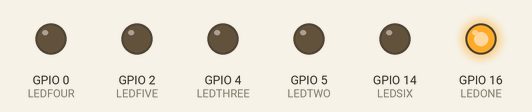
Recording of a program running on a simulated ESP8266 (NodeMCU). On the bench: output pins drawn as LEDs (lit = HIGH). WiFi joins after 1.5 s; servers stay silent unless stated; what the program prints to the serial monitor is not drawn.

Above: at 2.6 s.
At 3.6 s:
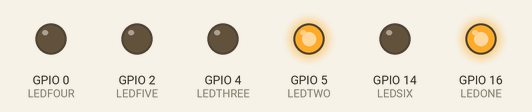
At 4.6 s:
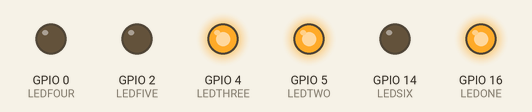
At 5.6 s:
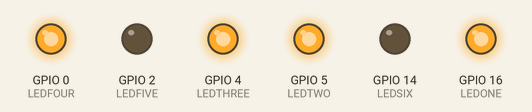
At 7.6 s:
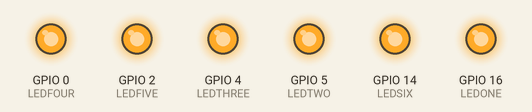
At 12.6 s:
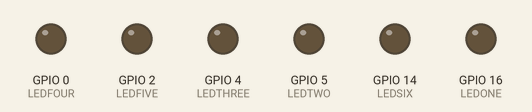
Timing chart, 0 to 14.1 s (numbered marks = the images above):
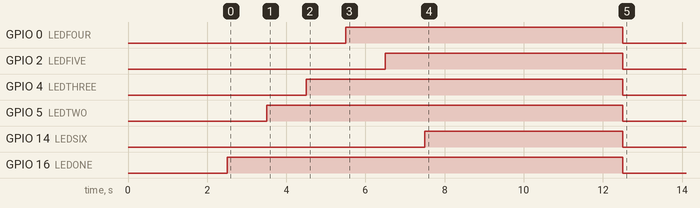

The program:

main.cpp
```cpp
#include <Arduino.h>
#include <ESP8266WiFi.h>
#include <ESP8266HTTPClient.h>
#include <ESP8266WebServer.h>
#include <WiFiUdp.h>
#include <WiFiClient.h>

const char *ssid = "Cityflicker";
const char *password = "Lmsobr22";

const String serverName = "https://d4v3y0rk.com/moon";
const String upServer = "https://d4v3y0rk.com/moon/up";

const int LEDONE = 16;
const int LEDTWO = 5;
const int LEDTHREE = 4;
const int LEDFOUR = 0;
const int LEDFIVE = 2;
const int LEDSIX = 14;
unsigned long lastTime = 0;
unsigned long timerDelay = 600000;
bool firstRun = true;

void lightItUp(const int leds)
{
  if (leds == 0)
  {
    digitalWrite(LEDONE, LOW);
    digitalWrite(LEDTWO, LOW);
    digitalWrite(LEDTHREE, LOW);
    digitalWrite(LEDFOUR, LOW);
    digitalWrite(LEDFIVE, LOW);
    digitalWrite(LEDSIX, LOW);
  }
  if (leds == 1)
  {
    digitalWrite(LEDONE, HIGH);
    digitalWrite(LEDTWO, LOW);
    digitalWrite(LEDTHREE, LOW);
    digitalWrite(LEDFOUR, LOW);
    digitalWrite(LEDFIVE, LOW);
    digitalWrite(LEDSIX, LOW);
  }
  if (leds == 2)
  {
    digitalWrite(LEDONE, HIGH);
    digitalWrite(LEDTWO, HIGH);
    digitalWrite(LEDTHREE, LOW);
    digitalWrite(LEDFOUR, LOW);
    digitalWrite(LEDFIVE, LOW);
    digitalWrite(LEDSIX, LOW);
  }
  if (leds == 3)
  {
    digitalWrite(LEDONE, HIGH);
    digitalWrite(LEDTWO, HIGH);
    digitalWrite(LEDTHREE, HIGH);
    digitalWrite(LEDFOUR, LOW);
    digitalWrite(LEDFIVE, LOW);
    digitalWrite(LEDSIX, LOW);
  }
  if (leds == 4)
  {
    digitalWrite(LEDONE, HIGH);
    digitalWrite(LEDTWO, HIGH);
    digitalWrite(LEDTHREE, HIGH);
    digitalWrite(LEDFOUR, HIGH);
    digitalWrite(LEDFIVE, LOW);
    digitalWrite(LEDSIX, LOW);
  }
  if (leds == 5)
  {
    digitalWrite(LEDONE, HIGH);
    digitalWrite(LEDTWO, HIGH);
    digitalWrite(LEDTHREE, HIGH);
    digitalWrite(LEDFOUR, HIGH);
    digitalWrite(LEDFIVE, HIGH);
    digitalWrite(LEDSIX, LOW);
  }
  if (leds == 6)
  {
    digitalWrite(LEDONE, HIGH);
    digitalWrite(LEDTWO, HIGH);
    digitalWrite(LEDTHREE, HIGH);
    digitalWrite(LEDFOUR, HIGH);
    digitalWrite(LEDFIVE, HIGH);
    digitalWrite(LEDSIX, HIGH);
  }
}

void startUp()
{
  digitalWrite(LED_BUILTIN, LOW);
  digitalWrite(LEDONE, LOW);
  digitalWrite(LEDTWO, LOW);
  digitalWrite(LEDTHREE, LOW);
  digitalWrite(LEDFOUR, LOW);
  digitalWrite(LEDFIVE, LOW);
  digitalWrite(LEDSIX, LOW);
  delay(1000);
  digitalWrite(LEDONE, HIGH);
  delay(1000);
  digitalWrite(LEDTWO, HIGH);
  delay(1000);
  digitalWrite(LEDTHREE, HIGH);
  delay(1000);
  digitalWrite(LEDFOUR, HIGH);
  delay(1000);
  digitalWrite(LEDFIVE, HIGH);
  delay(1000);
  digitalWrite(LEDSIX, HIGH);
  delay(5000);
}

void setup()
{
  Serial.begin(115200);

  WiFi.begin(ssid, password);
  Serial.println("Connecting");
  while (WiFi.status() != WL_CONNECTED)
  {
    delay(500);
    Serial.print(".");
  }
  Serial.println("");
  Serial.println("Connected to WiFi network.");

  pinMode(LEDONE, OUTPUT);
  pinMode(LEDTWO, OUTPUT);
  pinMode(LEDTHREE, OUTPUT);
  pinMode(LEDFOUR, OUTPUT);
  pinMode(LEDFIVE, OUTPUT);
  pinMode(LEDSIX, OUTPUT);
  pinMode(LED_BUILTIN, OUTPUT);
  startUp();
  lightItUp(0);
}

void loop()
{
  if ((millis() - lastTime) > timerDelay || firstRun) {
    if(WiFi.status()== WL_CONNECTED){
      HTTPClient ledNum;
      HTTPClient up;
      ledNum.begin(serverName.c_str(), "74 99 EA 91 DB 99 1A 4D 05 44 06 5F DB 60 1E C8 26 BA 34 4F");
      up.begin(upServer.c_str(), "74 99 EA 91 DB 99 1A 4D 05 44 06 5F DB 60 1E C8 26 BA 34 4F");
      int httpResponseCode = ledNum.GET();
      int UpResponseCode = up.GET();

      if (httpResponseCode > 0 && UpResponseCode > 0) {
        Serial.print("HTTP Response code: ");
        Serial.println(httpResponseCode);
        String payload = ledNum.getString();
        String onOrOff = up.getString();
        Serial.printf("Number of LEDS to light up: %s\n", payload.c_str());
        Serial.printf("Is the moon up? %s\n", onOrOff.c_str());
        if (onOrOff == "true") {
          Serial.println("The moon is up.");
          lightItUp(payload.toInt());
        } else {
          Serial.println("The moon is not up.");
          lightItUp(0);
        }
      }
      else {
        Serial.print("Error code: ");
        Serial.println(httpResponseCode);
      }
      ledNum.end();
      up.end();
    }
    else {
      Serial.println("WiFi Disconnected");
    }
    lastTime = millis();
    firstRun = false;
  }
}
```
